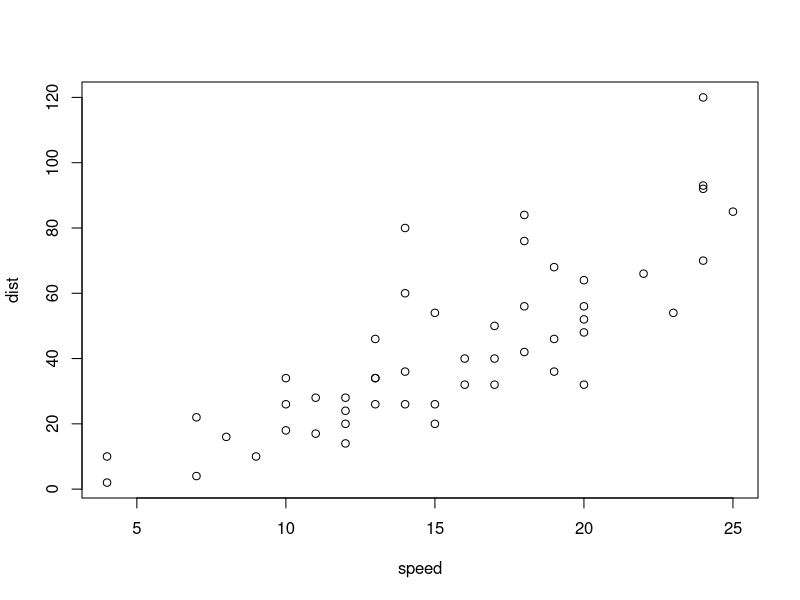
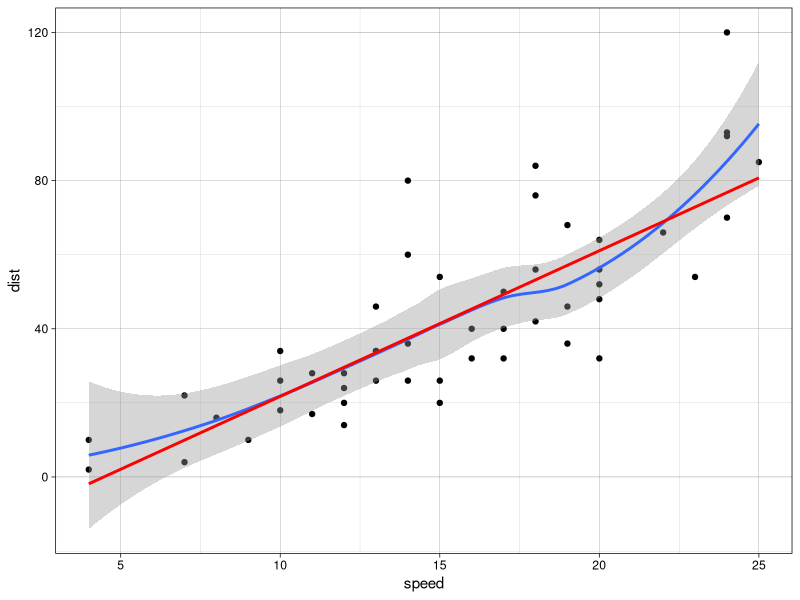

Recreate these plots in R, in order.
## ---- chunk 1
#| label: setup
#| message: false
library(tidyverse)
## ---- chunk 2
1 + 1
## ---- chunk 3
#| echo: false
2 * 2
## ---- chunk 4
#| echo: fenced
#| label: fig-firstPlot
#| fig-cap: 'Første plot.'
#| fig-cap-location: margin
plot(cars)
## ---- chunk 5
#| echo: false
#| message: false
#| label: fig-andrePlot
#| fig-cap: Samme data som ovenfor, men her i ggplot
#|  versjon. Den røde linjen er fra en orinær lineær
#|   regresjon, men den blå er en såkalt «smooth». 
#|   For «smooth» versjonen er et 95% grått bånd 
#|   for standarfeil tegnet inn.
#| fig-cap-location: margin
cars |> 
  ggplot(mapping = aes(x = speed, y = dist)) +
  geom_point() +
  geom_smooth() +
  geom_smooth(method = "lm", se = FALSE, colour = "red") + 
  theme_linedraw()
